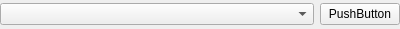
<?xml version="1.0" encoding="UTF-8"?>
<ui version="4.0">
 <class>Form</class>
 <widget class="QWidget" name="Form">
  <property name="geometry">
   <rect>
    <x>0</x>
    <y>0</y>
    <width>400</width>
    <height>29</height>
   </rect>
  </property>
  <property name="windowTitle">
   <string>Form</string>
  </property>
  <layout class="QVBoxLayout" name="verticalLayout">
   <property name="leftMargin">
    <number>0</number>
   </property>
   <property name="topMargin">
    <number>0</number>
   </property>
   <property name="rightMargin">
    <number>0</number>
   </property>
   <property name="bottomMargin">
    <number>0</number>
   </property>
   <item>
    <layout class="QHBoxLayout" name="horizontalLayout">
     <item>
      <widget class="NoScrollComboBox" name="options">
       <property name="sizePolicy">
        <sizepolicy hsizetype="Expanding" vsizetype="Fixed">
         <horstretch>0</horstretch>
         <verstretch>0</verstretch>
        </sizepolicy>
       </property>
      </widget>
     </item>
     <item>
      <widget class="QPushButton" name="file_widget_button">
       <property name="cursor">
        <cursorShape>PointingHandCursor</cursorShape>
       </property>
       <property name="text">
        <string>PushButton</string>
       </property>
      </widget>
     </item>
    </layout>
   </item>
  </layout>
 </widget>
 <customwidgets>
  <customwidget>
   <class>NoScrollComboBox</class>
   <extends>QComboBox</extends>
   <header>nimble.interface.component_widget</header>
  </customwidget>
 </customwidgets>
 <resources/>
 <connections/>
</ui>
